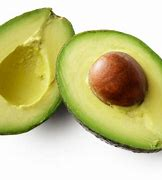
#> input picture Imagens/imagem_1.jpg, 162 x 180 px, found by its file name
$ python descritorhog.py   (older library calls are emulated)
#> lines starting #> are read from the running program, lines starting #| are printed output that depends on the picture
# -*- coding: utf-8 -*-
"""DescritorHOG.ipynb

Automatically generated by Colaboratory.

Original file is located at
    https://colab.research.google.com/drive/1uKubWEx8Q5LGFYW__LYLBh5TR-nkkr6-
"""

import cv2
import matplotlib.pyplot as plt
import numpy as np

## PASSO 1 - Redimensionamento

# Carrega a imagem
imagem = cv2.imread('imagem_1.jpg')
#> imagem is the input picture: shape (180, 162, 3); mean B, G, R 140.5, 195.3, 199.7

# Obtém a altura e largura da imagem
altura, largura = imagem.shape[:2]
#> altura = 180; largura = 162

# Calcula a nova altura e largura para ser um múltiplo de 8
nova_altura = (altura // 8) * 8
#> nova_altura = 176
nova_largura = (largura // 8) * 8
#> nova_largura = 160

# Redimensiona a imagem para a nova altura e largura
imagem_redimensionada = cv2.resize(imagem, (nova_largura, nova_altura))

imagem_grayscale = cv2.cvtColor(imagem_redimensionada, cv2.COLOR_BGR2GRAY)
imagem_blur = cv2.GaussianBlur(imagem_grayscale, (15, 15), 0)
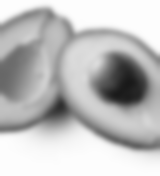
#> imagem_blur: shape (176, 160); min 24, max 253, mean 190.3

# Exibe a imagem redimensionada
plt.imshow(cv2.cvtColor(imagem_blur, cv2.COLOR_BGR2RGB))
plt.axis('off')
plt.show()

## PASSO 2 - Magnitude e orientação de cada pixel

# Calcula as derivadas parciais em relação a x e y
dX = cv2.filter2D(imagem_blur, cv2.CV_64F, np.array([[-1, 0, 1]]))
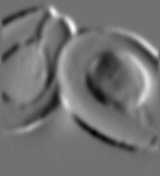
#> dX: shape (176, 160) float64; min -28, max 35, mean 0.2; drawn with min black and max white
dY = cv2.filter2D(imagem_blur, cv2.CV_64F, np.array([[-1], [0], [1]]))
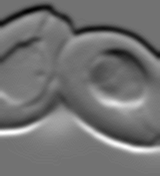
#> dY: shape (176, 160) float64; min -39, max 48, mean 0; drawn with min black and max white

# Calcula a magnitude e orientação
magnitude = np.sqrt(dX**2 + dY**2)
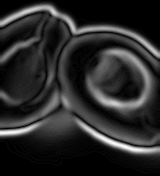
#> magnitude: shape (176, 160) float64; min 0, max 49.4, mean 8.3; drawn with min black and max white
orientacao = np.arctan2(dY, dX)
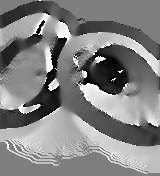
#> orientacao: shape (176, 160) float64; min -3.09, max 3.14, mean 0.106; drawn with min black and max white

orientacao = np.degrees(orientacao)

## PASSO 3 & 4 - Dividir a imagem em células de 8x8 pixels & Para cada célula 8x8, calcula-se um histograma de orientações.

# Divide a imagem em células de 8x8 pixels
num_celulas_x = nova_largura // 8
#> num_celulas_x = 20
num_celulas_y = nova_altura // 8
#> num_celulas_y = 22

# Inicializa um array para armazenar os histogramas de orientações
histogramas = np.zeros((num_celulas_y, num_celulas_x, 9), dtype=np.float32)

# Itera sobre as células
for y in range(num_celulas_y):
    for x in range(num_celulas_x):
        # Obtém a região da célula
        regiao_orientacao = orientacao[y*8:(y+1)*8, x*8:(x+1)*8]
        regiao_magnitude = magnitude[y*8:(y+1)*8, x*8:(x+1)*8]

        # Calcula o histograma de orientações
        hist, _ = np.histogram(regiao_orientacao, bins=9, range=(-np.pi, np.pi), weights=regiao_magnitude)

        # Armazena o histograma na matriz de histogramas
        histogramas[y, x] = hist

## PASSO 5 & 6 - Agrupe 4 células em um bloco 16x16 (2 células de largura e 2 de altura) & Normalize os valores de cada bloco utilizando L2

# Definir o tamanho do bloco
tamanho_bloco = 16

# Calcular o número de células por bloco
celulas_por_bloco = tamanho_bloco // 8

# Calcular o número de blocos na horizontal e vertical
num_blocos_x = num_celulas_x - celulas_por_bloco + 1
#> num_blocos_x = 19
num_blocos_y = num_celulas_y - celulas_por_bloco + 1
#> num_blocos_y = 21

# Inicializar um array para armazenar os histogramas dos blocos
histogramas_blocos = np.zeros((num_blocos_y, num_blocos_x, celulas_por_bloco**2 * 9), dtype=np.float32)

# Iterar sobre os blocos
for y in range(num_blocos_y):
    for x in range(num_blocos_x):
        # Obter as células do bloco
        celulas_bloco = histogramas[y:y+celulas_por_bloco, x:x+celulas_por_bloco]

        # Concatenar os histogramas das células do bloco em um único vetor
        hist_bloco = celulas_bloco.flatten()

        # Realizar a normalização L2 no histograma do bloco
        hist_bloco = hist_bloco / np.sqrt(np.sum(hist_bloco**2))

        # Armazenar o histograma do bloco na matriz de histogramas de blocos
        histogramas_blocos[y, x] = hist_bloco

## PASSO 7 - Concatenação dos valores normalizados de cada bloco

# Concatenar os histogramas normalizados de cada bloco
descritor_hog = histogramas_blocos.reshape(num_blocos_y * num_blocos_x, -1)
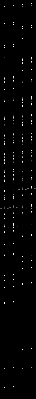
#> descritor_hog: shape (399, 36) float32; 60.4% of the values are NaN or infinite; the others: min 0, max 1, mean 0.0344; drawn with min black, max white, NaN and infinite black

## PASSO 8 - Visualização

descritor_hog_flatted = descritor_hog.flatten()
descritor_hog_flatted_len = len(descritor_hog_flatted)
#> descritor_hog_flatted_len = 14364
descritor_hog_flatted_arange = np.arange(descritor_hog_flatted_len)
#> descritor_hog_flatted_arange = 14364 values from 0 to 14363

plt.bar(descritor_hog_flatted_arange, descritor_hog_flatted)
plt.show()
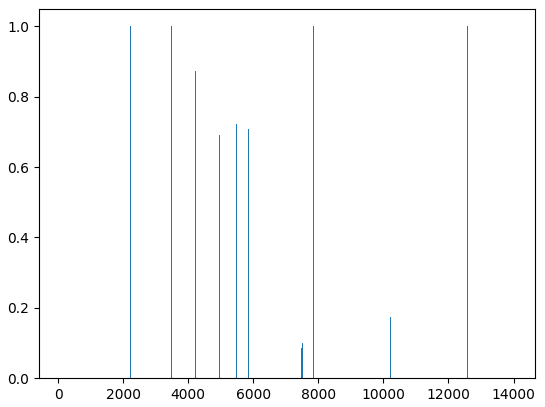
#> figure drawn by matplotlib, 1 panel

$ run again, with Imagens/imagem_2.jpg copied over Imagens/imagem_1.jpg
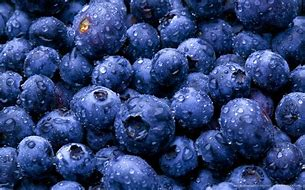
#> input picture Imagens/imagem_2.jpg, 305 x 190 px, found by its file name
#> imagem is the input picture: shape (190, 305, 3); mean B, G, R 116.3, 66.5, 48.5
#> `descritor_hog = histogramas_blocos.reshape(num_blocos_y * num_blocos_x..`:
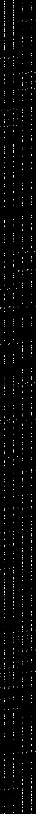
#> descritor_hog: shape (814, 36) float32; 21.74% of the values are NaN or infinite; the others: min 0, max 1, mean 0.0347; drawn with min black, max white, NaN and infinite black
#> descritor_hog_flatted_len = 29304
#> `plt.show()`:
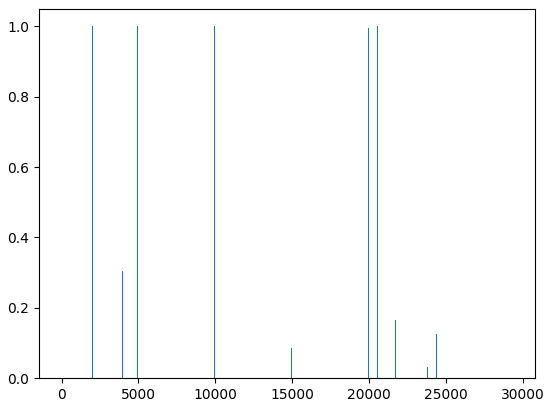
#> figure drawn by matplotlib, 1 panel

$ run again, with Imagens/imagem_3.jpg copied over Imagens/imagem_1.jpg
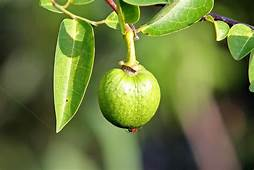
#> input picture Imagens/imagem_3.jpg, 254 x 170 px, found by its file name
#> imagem is the input picture: shape (170, 254, 3); mean B, G, R 59.8, 120.6, 105.9
#> `descritor_hog = histogramas_blocos.reshape(num_blocos_y * num_blocos_x..`:
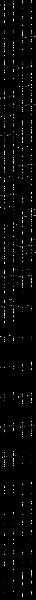
#> descritor_hog: shape (600, 36) float32; 33% of the values are NaN or infinite; the others: min 0, max 1, mean 0.0376; drawn with min black, max white, NaN and infinite black
#> descritor_hog_flatted_len = 21600
#> `plt.show()`:
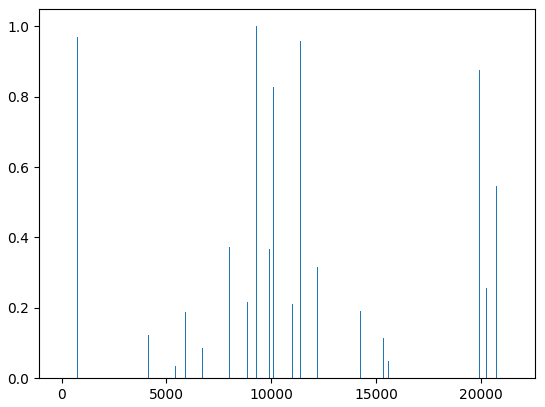
#> figure drawn by matplotlib, 1 panel

$ run again, with Imagens/imagem_4.jpg copied over Imagens/imagem_1.jpg
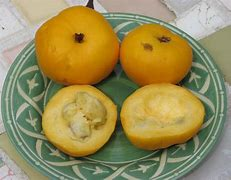
#> input picture Imagens/imagem_4.jpg, 231 x 180 px, found by its file name
#> imagem is the input picture: shape (180, 231, 3); mean B, G, R 86.3, 139.9, 153.4
#> descritor_hog_flatted_len = 20412
#> `plt.show()`:
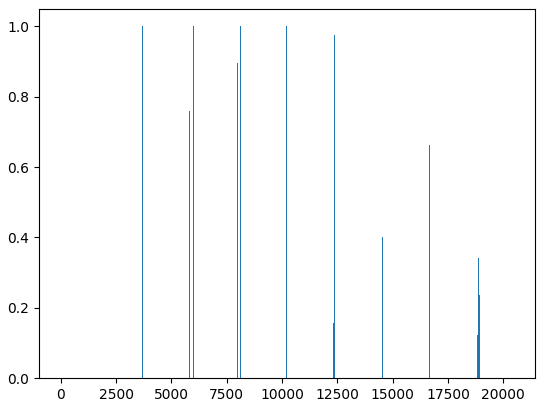
#> figure drawn by matplotlib, 1 panel
